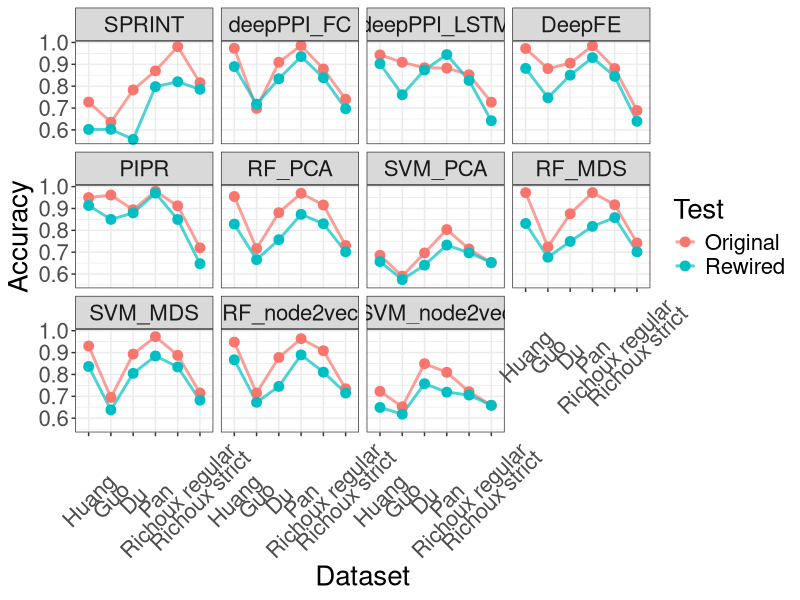
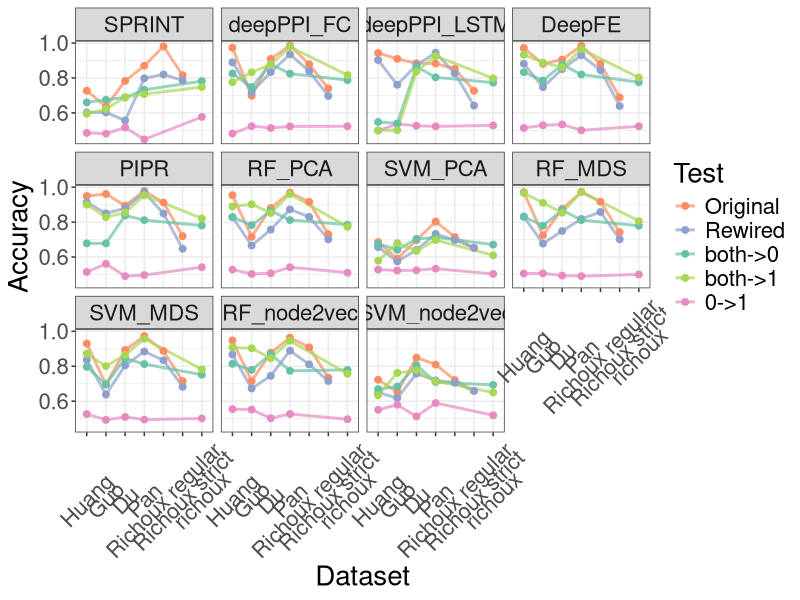
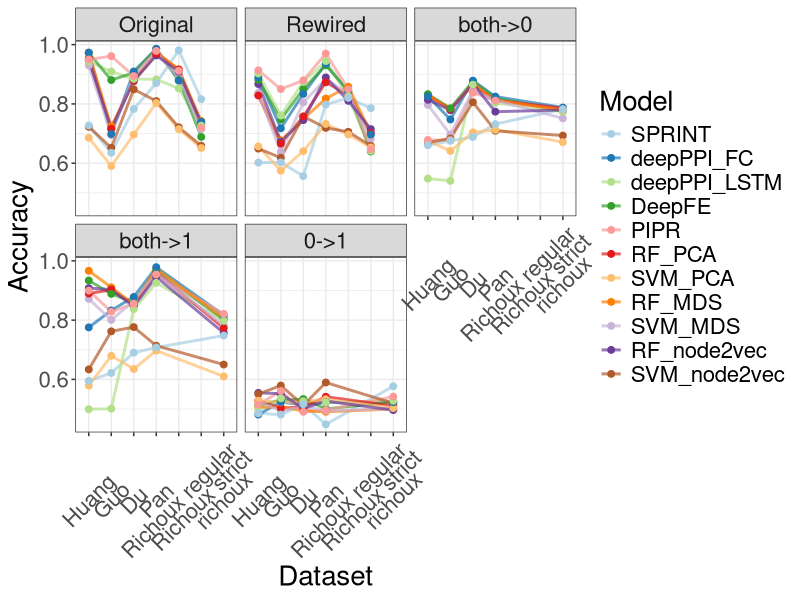
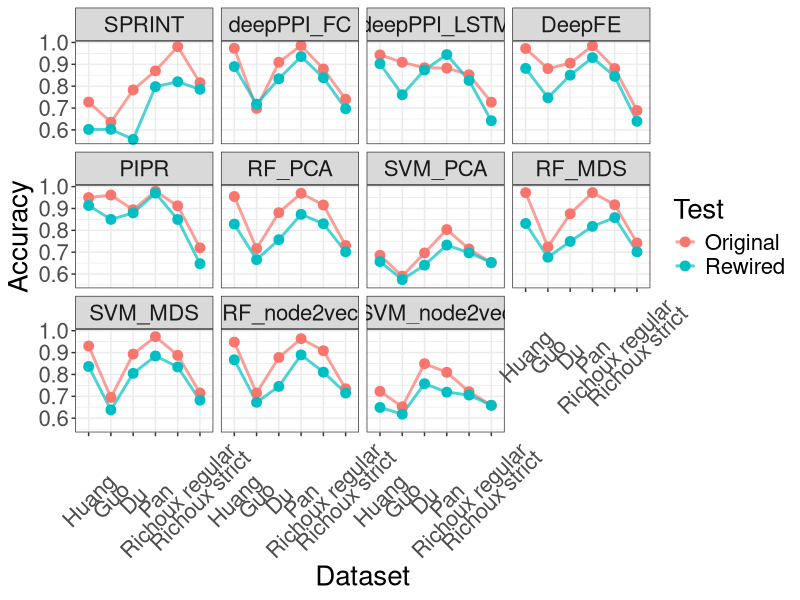
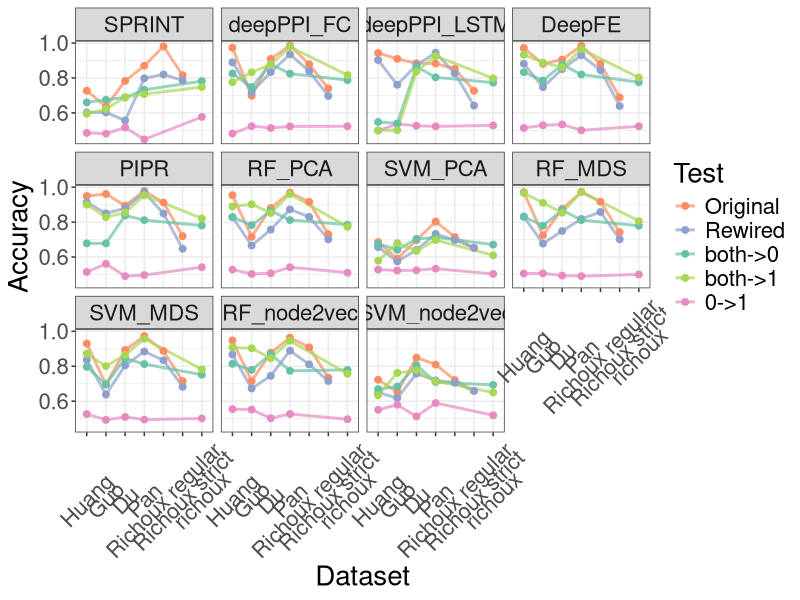
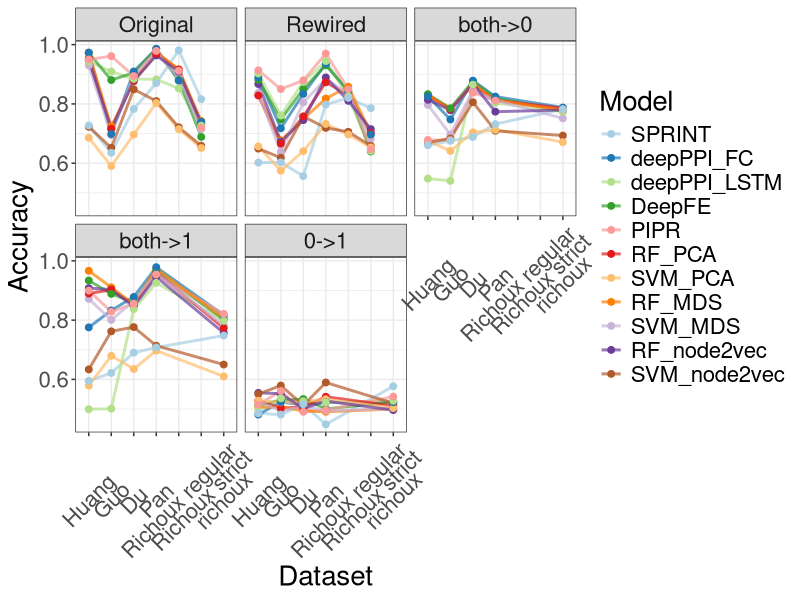

The R script that drew these images, in order:
library(data.table)
library(ggplot2)
library(RColorBrewer)
library(pheatmap)

original_results <- fread('results/original.csv')
original_results$Test <- 'Original'
rewired_results <- fread('results/rewired.csv')
rewired_results$Test <- 'Rewired'
partition_results <- fread('results/partition.csv')
colnames(partition_results) <- c('Model', 'Dataset', 'Accuracy', 'Test')

all_results <- rbind(original_results, rewired_results)
all_results <- all_results[, Model := factor(Model, 
                                             levels=c("SPRINT", 
                                                      "deepPPI_FC", "deepPPI_LSTM",  
                                                      "DeepFE", "PIPR", "RF_PCA","SVM_PCA", "RF_MDS", "SVM_MDS",
                                                      "RF_node2vec",  "SVM_node2vec"))]
all_results <- all_results[, Dataset := factor(Dataset, 
                                               levels = c("huang", "guo", "du", "pan", "richoux-regular", "richoux-strict"))]

ggplot(all_results, aes(x=Dataset, y = Accuracy, color=Test, group=Test))+
  geom_line(size=1, alpha=0.7)+
  geom_point(size=3)+
  facet_wrap(~Model)+
  theme_bw()+
  theme(text = element_text(size=20),axis.text.x = element_text(angle = 45, vjust = 0.5, hjust=0.5))+
  scale_x_discrete(labels=c("huang" = "Huang", "guo" = "Guo",
                            "du" = "Du","pan" = "Pan", "richoux-regular" = "Richoux regular",
                            "richoux-strict" = "Richoux strict"))
ggsave("./original_vs_rewired.png",height=8, width=10)

all_results <- rbind(all_results, partition_results)
all_results[, Test := factor(Test, levels=c('Original', 'Rewired', 'both->0', 'both->1', '0->1'))]
ggplot(all_results, aes(x=Dataset, y = Accuracy, color=Test, group=Test))+
  geom_line(size=1, alpha=0.7)+
  geom_point(size=2)+
  facet_wrap(~Model)+
  theme_bw()+
  theme(text = element_text(size=20),axis.text.x = element_text(angle = 45, vjust = 0.5, hjust=0.5))+
  scale_x_discrete(labels=c("huang" = "Huang", "guo" = "Guo",
                            "du" = "Du","pan" = "Pan", "richoux-regular" = "Richoux regular",
                            "richoux-strict" = "Richoux strict"))+
  scale_color_manual(values = brewer.pal(5,"Set2")[c(2,3,1,5,4)])
ggsave("./original_vs_rewired_vs_partitions.png",height=8, width=10)

ggplot(all_results, aes(x=Dataset, y = Accuracy, color=Model, group=Model))+
  geom_line(size=1, alpha=0.7)+
  geom_point(size=2)+
  facet_wrap(~Test)+
  theme_bw()+
  theme(text = element_text(size=20),axis.text.x = element_text(angle = 45, vjust = 0.5, hjust=0.5))+
  scale_x_discrete(labels=c("huang" = "Huang", "guo" = "Guo",
                            "du" = "Du","pan" = "Pan", "richoux-regular" = "Richoux regular",
                            "richoux-strict" = "Richoux strict"))+
  scale_color_manual(values = brewer.pal(12,"Paired")[-11])
ggsave("./original_vs_rewired_vs_partitions_models.png",height=8, width=10)


result_mat <- as.matrix(dcast(all_results, Model ~ Dataset + Test, value.var = "Accuracy"))
rownames(result_mat) <- result_mat[, "Model"]
result_mat <- result_mat[, -1]
class(result_mat) <- "numeric"
annotation_col <- as.data.frame(tstrsplit(colnames(result_mat), '_'), col.names = c('Dataset', 'Test'))
rownames(annotation_col) <- colnames(result_mat)
annotation_col$Dataset <- factor(annotation_col$Dataset, 
                                 levels = c('huang', 'guo', 'du', 'pan', 'richoux', 'richoux-regular', 'richoux-strict'))
annotation_col$Test <- factor(annotation_col$Test, 
                              levels = c('Original', 'Rewired', 'both->1', 'both->0', '0->1'))
annotation_col <- annotation_col[order(annotation_col$Test, annotation_col$Dataset), ]
result_mat <- result_mat[, rownames(annotation_col)]
pheatmap(result_mat, 
         annotation_col = annotation_col, 
         cluster_rows = FALSE,
         cluster_cols = FALSE,
         gaps_row = 5,
         gaps_col = c(6,12,17,22),
         filename = './heatmap_results.png',
         width=8,
         height=5
         )

